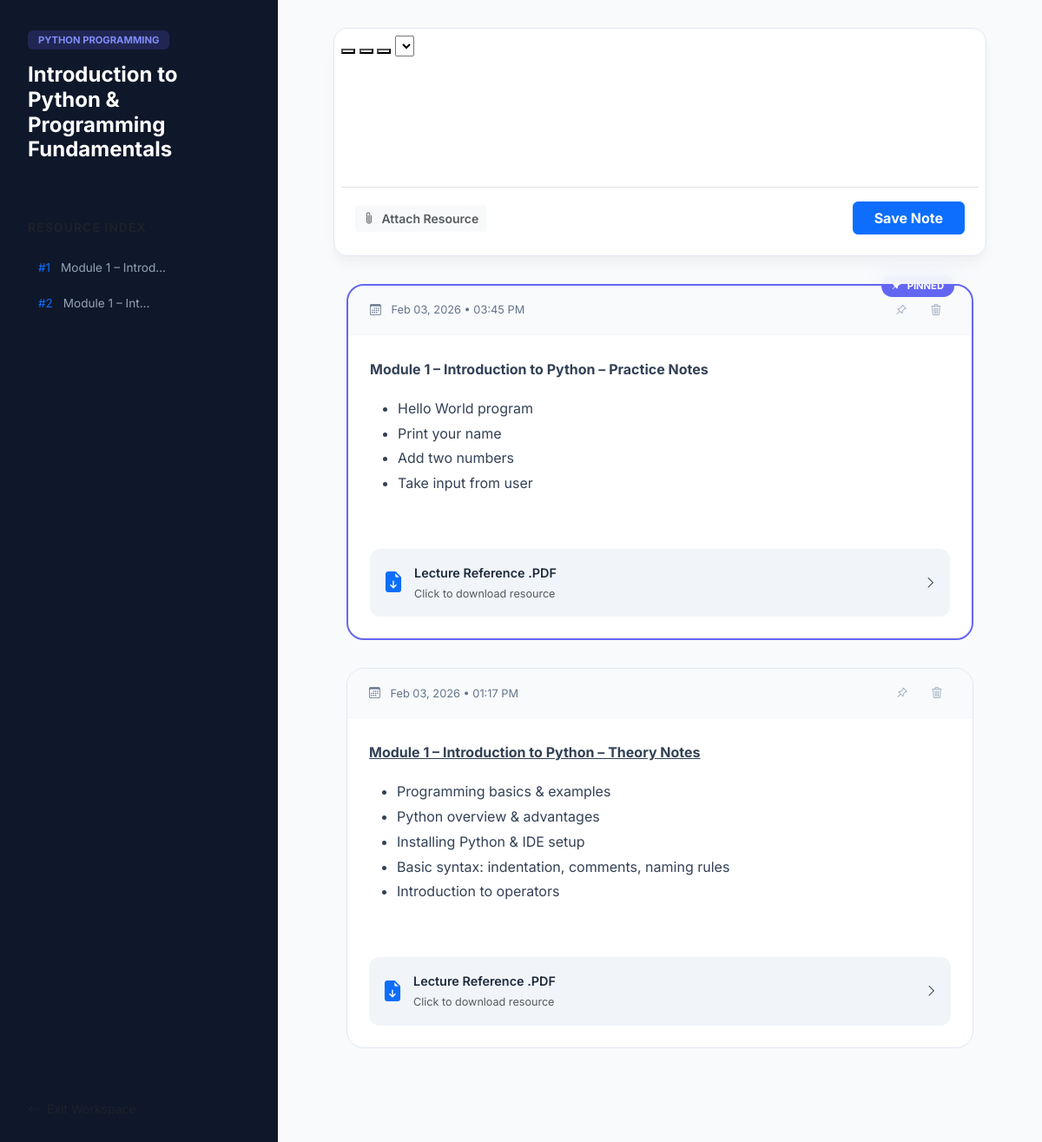
Page /admin/notes.php?course_id=15&lecture_id=10 (signed in) on the committed database.
### tables this page shows
CREATE TABLE `course_lectures` (
  `id` int(11) NOT NULL,
  `course_id` int(11) NOT NULL,
  `title` varchar(255) NOT NULL,
  `description` text DEFAULT NULL,
  `file_path` varchar(255) DEFAULT NULL,
  `file_type` varchar(50) DEFAULT NULL,
  `lecture_date` date DEFAULT NULL,
  `lecture_time` varchar(20) DEFAULT NULL,
  `created_at` timestamp NOT NULL DEFAULT current_timestamp()
);

CREATE TABLE `courses` (
  `id` int(11) NOT NULL,
  `course_code` varchar(20) NOT NULL,
  `course_name` varchar(100) NOT NULL,
  `description` text DEFAULT NULL,
  `instructor_name` varchar(100) DEFAULT NULL,
  `schedule_day` varchar(20) DEFAULT NULL,
  `schedule_time` varchar(20) DEFAULT NULL,
  `total_seats` int(11) DEFAULT 60,
  `created_at` timestamp NOT NULL DEFAULT current_timestamp()
);

CREATE TABLE `course_notes` (
  `id` int(11) NOT NULL,
  `course_id` int(11) NOT NULL,
  `lecture_id` int(11) NOT NULL,
  `note` text DEFAULT NULL,
  `file_path` varchar(255) DEFAULT NULL,
  `file_type` varchar(50) DEFAULT NULL,
  `is_pinned` tinyint(1) DEFAULT 0,
  `created_at` datetime DEFAULT current_timestamp(),
  `category` enum('general','code','important','task') DEFAULT 'general',
  `last_edited` timestamp NOT NULL DEFAULT current_timestamp() ON UPDATE current_timestamp()
);

### admin/notes.php (the view, shortened to what this page needs)
<?php
require "../config.php";
$course_id  = intval($_GET['course_id']);
$lecture_id = intval($_GET['lecture_id']);
$upload_dir = "../uploads/course_notes/";
$lec_q = mysqli_query($conn, "SELECT cl.*, c.course_name FROM course_lectures cl JOIN courses c ON cl.course_id = c.id WHERE cl.id='$lecture_id' AND cl.course_id='$course_id'");
$lecture = mysqli_fetch_assoc($lec_q);
$notes_result = mysqli_query($conn, "SELECT * FROM course_notes WHERE lecture_id='$lecture_id' ORDER BY is_pinned DESC, created_at ASC");
$notes = mysqli_fetch_all($notes_result, MYSQLI_ASSOC);
$total_notes = count($notes);
?>
<!DOCTYPE html>
<html lang="en">
<head>
    <link href="https://cdn.jsdelivr.net/npm/bootstrap@5.3.3/dist/css/bootstrap.min.css" rel="stylesheet">
    <link rel="stylesheet" href="https://cdn.jsdelivr.net/npm/bootstrap-icons@1.11.3/font/bootstrap-icons.min.css">
    <link href="https://cdn.quilljs.com/1.3.6/quill.snow.css" rel="stylesheet">
</head>
<body>
<aside class="sidebar">
    <div class="mb-4">
        <span class="course-tag"><?= htmlspecialchars($lecture['course_name']) ?></span>
        <h2 class="h4 mt-3 fw-bold text-white"><?= htmlspecialchars($lecture['title']) ?></h2>
    </div>
    <div class="index-list">
        <p class="text-uppercase small fw-bold text-muted mb-3" style="letter-spacing: 1px;">Resource Index</p>
        <?php if ($total_notes > 0): ?>
            <?php foreach($notes as $idx => $n): ?>
                <div class="index-item">
                    <span class="me-2 text-primary">#<?= $idx + 1 ?></span>
                    <?= !empty($n['note']) ? strip_tags(substr($n['note'], 0, 30)).'...' : 'Attachment' ?>
                </div>
            <?php endforeach; ?>
        <?php else: ?>
            <p class="small text-muted">No entries yet.</p>
        <?php endif; ?>
    </div>
    <div class="mt-auto">
        <a href="course_materials.php?course_id=<?= $course_id ?>" class="text-decoration-none text-muted small d-flex align-items-center gap-2">
            <i class="bi bi-arrow-left"></i> Exit Workspace
        </a>
    </div>
</aside>
<main class="main-view">
    <div class="editor-wrapper">
        <div class="modern-card p-2">
            <form method="POST" enctype="multipart/form-data" id="noteForm">
                <div id="toolbar">
                    <span class="ql-formats">
                        <button class="ql-bold"></button>
                        <button class="ql-italic"></button>
                        <button class="ql-list" value="bullet"></button>
                    </span>
                    <span class="ql-formats">
                        <select class="ql-color"></select>
                    </span>
                </div>
                <div id="editor"></div>
                <div class="d-flex justify-content-between align-items-center p-3 border-top">
                    <label class="btn btn-light btn-sm text-muted fw-semibold mb-0">
                        <i class="bi bi-paperclip me-1"></i> <span id="fn">Attach Resource</span>
                    </label>
                    <button type="submit" class="btn btn-primary px-4 fw-bold">Save Note</button>
                </div>
            </form>
        </div>
    </div>
    <div class="notes-feed">
        <?php if ($total_notes > 0): ?>
            <?php foreach($notes as $n): ?>
                <div class="note-card <?= $n['is_pinned'] ? 'pinned' : '' ?>">
                    <?php if($n['is_pinned']): ?>
                        <span class="pin-badge"><i class="bi bi-pin-angle-fill me-1"></i> PINNED</span>
                    <?php endif; ?>
                    <div class="note-meta">
                        <div>
                            <i class="bi bi-calendar3 me-2"></i>
                            <?= date("M d, Y • h:i A", strtotime($n['created_at'])) ?>
                        </div>
                        <div class="d-flex gap-2">
                            <a href="?course_id=<?= $course_id ?>&lecture_id=<?= $lecture_id ?>&toggle_pin=<?= $n['id'] ?>" class="btn-action" title="Pin Note">
                                <i class="bi bi-pin-angle"></i>
                            </a>
                            <a href="?course_id=<?= $course_id ?>&lecture_id=<?= $lecture_id ?>&delete_note_id=<?= $n['id'] ?>"
                               class="btn-action btn-delete" onclick="return confirm('Archive this note?')" title="Delete">
                                <i class="bi bi-trash3"></i>
                            </a>
                        </div>
                    </div>
                    <div class="note-content">
                        <?php if (!empty($n['note'])): ?>
                            <div class="mb-0 text-article"><?= $n['note'] ?></div>
                        <?php endif; ?>
                        <?php if (!empty($n['file_path'])): ?>
                            <?php
                                $ext = strtolower($n['file_type']);
                                $file_url = $upload_dir . $n['file_path'];
                                if (in_array($ext, ['jpg','jpeg','png','gif','webp'])):
                            ?>
                                <a href="<?= $file_url ?>" target="_blank">
                                    <img src="<?= $file_url ?>" class="img-preview">
                                </a>
                            <?php else: ?>
                                <a href="<?= $file_url ?>" target="_blank" class="attachment-box">
                                    <i class="bi bi-file-earmark-arrow-down-fill text-primary fs-4"></i>
                                    <div>
                                        <div class="mb-0">Lecture Reference .<?= strtoupper($ext) ?></div>
                                        <div class="small text-muted fw-normal">Click to download resource</div>
                                    </div>
                                    <i class="bi bi-chevron-right ms-auto"></i>
                                </a>
                            <?php endif; ?>
                        <?php endif; ?>
                    </div>
                </div>
            <?php endforeach; ?>
        <?php endif; ?>
    </div>
</main>
</body>
</html>

### admin/notes.php (style rules this page uses)
:root { --brand-primary: #6366f1; --brand-dark: #0f172a; --brand-surface: #ffffff; --brand-bg: #f8fafc; --text-main: #334155; }
body { font-family: 'Inter', sans-serif; background-color: var(--brand-bg); color: var(--text-main); overflow: hidden; }
.sidebar { width: 320px; background: var(--brand-dark); height: 100vh; position: fixed; left: 0; top: 0; padding: 2rem; color: #fff; z-index: 1000; display: flex; flex-direction: column; }
.course-tag { background: rgba(99, 102, 241, 0.2); color: #818cf8; padding: 4px 12px; border-radius: 6px; font-size: 0.7rem; font-weight: 700; text-transform: uppercase; }
.index-list { margin-top: 2rem; flex-grow: 1; overflow-y: auto; }
.index-item { padding: 10px; border-radius: 8px; font-size: 0.85rem; color: #94a3b8; cursor: pointer; transition: 0.2s; border-left: 2px solid transparent; }
.main-view { margin-left: 320px; height: 100vh; overflow-y: auto; scroll-behavior: smooth; }
.editor-wrapper { position: sticky; top: 0; z-index: 900; padding: 2rem 4rem; background: rgba(248, 250, 252, 0.9); backdrop-filter: blur(10px); }
.modern-card { background: #fff; border: 1px solid #e2e8f0; border-radius: 16px; box-shadow: 0 10px 15px -3px rgba(0, 0, 0, 0.05); }
#editor { height: 150px; border: none !important; font-size: 1.1rem; }
.notes-feed { max-width: 850px; margin: 0 auto; padding: 0 4rem 5rem; }
.note-card { background: #fff; border-radius: 20px; margin-bottom: 2rem; border: 1px solid #e2e8f0; transition: transform 0.2s, box-shadow 0.2s; position: relative; }
.note-card.pinned { border: 2px solid #6366f1; }
.pin-badge { position: absolute; right: 20px; top: -12px; background: #6366f1; color: #fff; padding: 4px 12px; border-radius: 20px; font-size: 0.7rem; font-weight: 700; }
.note-content { padding: 25px; line-height: 1.8; color: #334155; }
.note-meta { padding: 12px 25px; background: #f8fafc; border-bottom: 1px solid #f1f5f9; border-top-left-radius: 20px; border-top-right-radius: 20px; display: flex; justify-content: space-between; align-items: center; font-size: 0.8rem; color: #64748b; }
.btn-action { width: 32px; height: 32px; display: inline-flex; align-items: center; justify-content: center; border-radius: 8px; transition: 0.2s; color: #94a3b8; text-decoration: none; }
.attachment-box { background: #f1f5f9; border-radius: 12px; padding: 15px; margin-top: 15px; display: flex; align-items: center; gap: 12px; text-decoration: none; color: #1e293b; font-weight: 600; font-size: 0.9rem; }

### rows in the picture
course_lectures: course.course_name "PYTHON PROGRAMMING", title "Introduction to Python & Programming Fundamentals"
course_notes: note "Module 1 – Introd", is_pinned 1 (drawn), created_at "Feb 03, 2026 • 03:45 PM", note "Module 1 – Introduction to Python – Practice Notes Hello World program Print your name Add two numbers Take input from user", file_type "PDF"
course_notes: note "Module 1 – Int", created_at "Feb 03, 2026 • 01:17 PM", note "Module 1 – Introduction to Python – Theory Notes Programming basics & examples Python overview & advantages Installing Python & IDE setup Basic syntax: indentation, comments, naming rules Introduction to operators", file_type "PDF"
